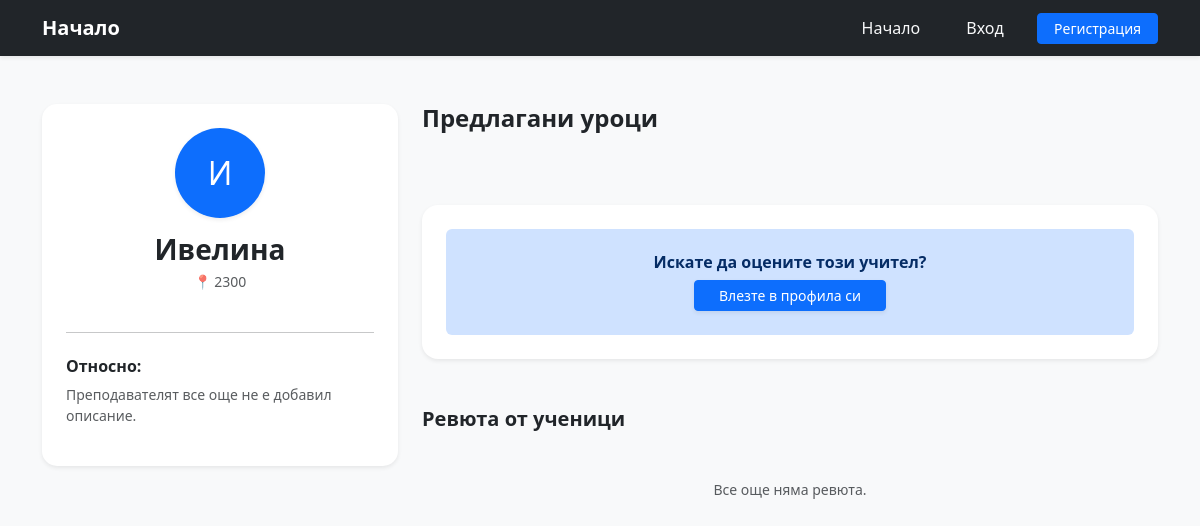
Before: /public-profile/1 with the older database file.
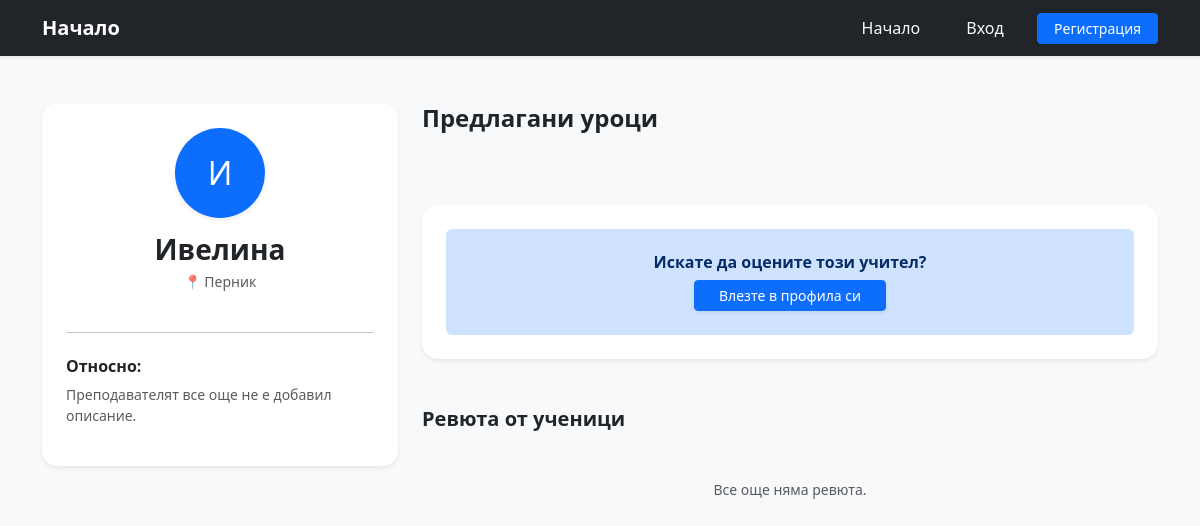
After: the same page with the newer database file.
### app/models.py (models this page shows)
class User(Base):
    __tablename__ = "users"
    id = Column(Integer, primary_key=True, index=True)
    email = Column(String, unique=True, index=True)
    password = Column(String)
    role = Column(String)
    first_name = Column(String, nullable=True)
    username = Column(String, unique=True, index=True, nullable=True)
    phone = Column(String, nullable=True)
    address = Column(String, nullable=True)
    bio = Column(String, nullable=True)
    is_verified = Column(Boolean, default=False)
    is_active = Column(Boolean, default=True)
    reviews_sent = relationship("Review", foreign_keys="Review.user_id", back_populates="user")
    reviews_received = relationship("Review", foreign_keys="Review.teacher_id", back_populates="teacher")
    lessons = relationship("Lesson", back_populates="teacher")
    payments_made = relationship("Transaction", foreign_keys="Transaction.client_id", back_populates="client")
    payments_received = relationship("Transaction", foreign_keys="Transaction.teacher_id", back_populates="teacher")

### app/main.py (the view)
@app.get("/public-profile/{user_id}", response_class=HTMLResponse, response_model=None)
def public_profile(request: Request, user_id: int, db: Session = Depends(get_db),
                   current_user_id: str = Cookie(None)) -> Union[HTMLResponse, Response]:
    user = db.query(models.User).filter(models.User.id == user_id).first()
    if not user:
        return HTMLResponse(content="<script>alert('Потребителят не е намерен!'); window.history.back();</script>")
    teacher_lessons = db.query(models.Lesson).filter(models.Lesson.teacher_id == user_id).all()
    reviews = db.query(models.Review).filter(models.Review.teacher_id == user_id).order_by(
        models.Review.created_at.desc()
    ).all()
    return templates.TemplateResponse("public_profile.html", {
        "request": request, "user": user, "lessons": teacher_lessons, "reviews": reviews,
        "eur_rate": 1.95583, "is_logged_in": True if current_user_id else False,
        "current_user_id": int(current_user_id) if current_user_id else None
    })

### templates/public_profile.html (shortened to what this page needs)
<!DOCTYPE html>
<html lang="bg">
<head>
    <link href="https://cdn.jsdelivr.net/npm/bootstrap@5.3.0/dist/css/bootstrap.min.css" rel="stylesheet">
</head>
<body class="bg-light">
    <nav class="navbar navbar-expand-lg navbar-dark bg-dark mb-5 shadow-sm">
        <div class="container">
            <a class="navbar-brand fw-bold" href="/">Начало</a>
            <div class="ms-auto">
                <a href="/" class="btn btn-link text-light text-decoration-none me-3">Начало</a>
                {% if is_logged_in %}
                <a href="/profile" class="btn btn-link text-light text-decoration-none me-3">Моят Профил</a>
                <a href="/logout" class="btn btn-outline-light btn-sm">Изход</a>
                {% else %}
                <a href="/login" class="btn btn-link text-light text-decoration-none me-3">Вход</a>
                <a href="/register" class="btn btn-primary btn-sm px-3">Регистрация</a>
                {% endif %}
            </div>
        </div>
    </nav>
    <div class="container">
        <div class="row">
            <div class="col-md-4 mb-4">
                <div class="card shadow-sm p-4 text-center border-0 card-service">
                    <div class="rounded-circle avatar-circle shadow-sm">
                        {{ (user.first_name or user.username)[0].upper() }}
                    </div>
                    <h3 class="fw-bold mb-1">{{ user.first_name or user.username }}</h3>
                    <p class="text-muted small">📍 {{ user.address or "Локация не е посочена" }}</p>
                    <hr class="my-4">
                    <div class="text-start">
                        <h6 class="fw-bold text-dark">Относно:</h6>
                        <p class="text-muted small">{{ user.bio or "Преподавателят все още не е добавил описание." }}
                        </p>
                    </div>
                </div>
            </div>
            <div class="col-md-8">
                <h4 class="fw-bold mb-4">Предлагани уроци</h4>
                <div class="mt-5 p-4 bg-white shadow-sm rounded-4 border-0">
                    {% if is_logged_in %}
                    <h5 class="fw-bold mb-4">Остави оценка</h5>
                    <form action="/submit-review/{{ user.id }}" method="post" class="row g-3">
                        <div class="col-md-5">
                            <select name="rating" class="form-select" required>
                                <option value="">Оценка (звезди)...</option>
                                <option value="5">⭐⭐⭐⭐⭐ (Отличен)</option>
                                <option value="4">⭐⭐⭐⭐ (Много добър)</option>
                                <option value="3">⭐⭐⭐ (Добър)</option>
                                <option value="2">⭐⭐ (Среден)</option>
                                <option value="1">⭐ (Слаб)</option>
                            </select>
                        </div>
                        <div class="col-12">
                            <textarea name="comment" class="form-control" rows="2"
                                placeholder="Напишете коментар (по избор)..."></textarea>
                        </div>
                        <div class="col-12">
                            <button type="submit" class="btn btn-primary px-4 shadow-sm">Публикувай</button>
                        </div>
                    </form>
                    {% else %}
                    <div class="alert alert-primary border-0 text-center py-4 mb-0">
                        <h6 class="fw-bold mb-2">Искате да оцените този учител?</h6>
                        <a href="/login" class="btn btn-primary btn-sm px-4 shadow-sm">Влезте в профила си</a>
                    </div>
                    {% endif %}
                </div>
                <div class="mt-5 mb-5">
                    <h5 class="fw-bold mb-4">Ревюта от ученици</h5>
                    {% if reviews %}
                    {% for review in reviews %}
                    <div class="card shadow-sm border-0 mb-3 review-card rounded-3">
                        <div class="card-body p-3">
                            <div class="d-flex justify-content-between align-items-center">
                                <span class="fw-bold text-dark small">👤 {{review.user.username}}</span>
                                <span class="text-warning small">{% for i in range(review.rating) %}⭐{% endfor %}</span>
                            </div>
                            {% if review.comment and review.comment.strip() %}
                            <p class="mb-0 mt-2 text-muted small italic">"{{ review.comment }}"</p>
                            {% endif %}
                            <div class="text-end mt-2" style="font-size: 0.65rem; color: #aaa;">
                                📅 {{ review.created_at.strftime('%d.%m.%Y') }}
                            </div>
                        </div>
                    </div>
                    {% endfor %}
                    {% else %}
                    <p class="text-muted small text-center py-4">Все още няма ревюта.</p>
                    {% endif %}
                </div>
            </div>
        </div>
    </div>
</body>
</html>

### templates/public_profile.html (style rules this page uses)
.avatar-circle { width: 90px; height: 90px; font-size: 32px; display: flex; align-items: center; justify-content: center; margin: 0 auto 15px; background-color: #0d6efd; color: white; }
.card-service { border-radius: 15px; transition: transform 0.2s; }

Changed rows visible on the page:
changed User "Ивелина": address "2300" → "Перник"
